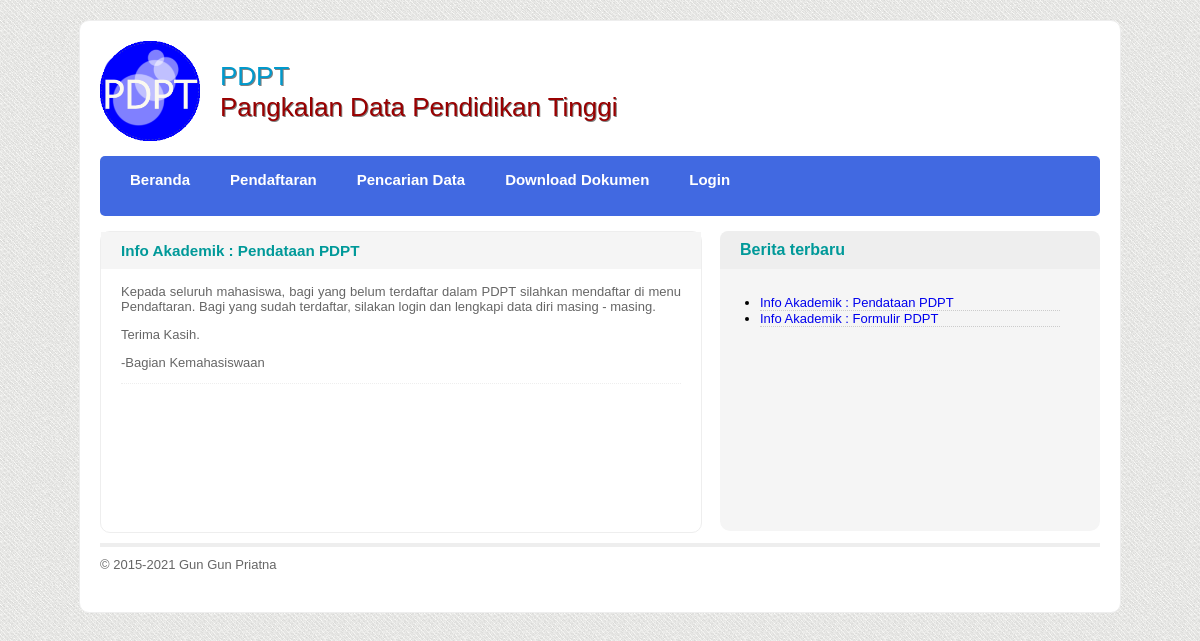
Screenshot of /index.php/home/read/info-akademik-pendataan-pdpt with the database file from the repository.
### tables this page shows
CREATE TABLE `berita` (
  `id_berita` int(11) NOT NULL,
  `judul` varchar(500) NOT NULL,
  `slug` varchar(128) NOT NULL,
  `isi` text NOT NULL,
  `status_berita` varchar(20) NOT NULL,
  `id_user` int(11) NOT NULL,
  `tanggal` timestamp NOT NULL DEFAULT CURRENT_TIMESTAMP ON UPDATE CURRENT_TIMESTAMP,
  `nama` varchar(30) NOT NULL
);

### application/views/layout/konten.php (called while the page is built, shortened)
<?php
if($isi){
	$this->load->view($isi);
}

### application/views/layout/wrapper.php (called while the page is built)
<?php
require_once('header.php');
require_once('konten.php');
require_once('footer.php');

### application/controllers/Home.php (called while the page is built, shortened)
<?php if ( ! defined('BASEPATH')) exit('No direct script access allowed');
class Home extends CI_Controller {
	public function __construct()
	{
		$this->load->model('pdpt_model');
		$this->load->library('pagination');
		$this->load->helper('download');
	}
	public function read($read)
	{
		$data['berita'] = $this->pdpt_model->read_berita();
		$data['detail']	= $this->pdpt_model->read_berita($read);
		$data=array('title'		=>$data['detail']['judul'],
					'berita'	=> $this->pdpt_model->read_berita(),
					'detail' 	=> $this->pdpt_model->read_berita($read),
					'isi'  		=>'home/read_view'
						);
		$this->load->view('layout/wrapper',$data);
	}
}

### index.php (called while the page is built, shortened)
<?php
require_once BASEPATH.'core/CodeIgniter.php';

### application/models/Pdpt_model.php (called while the page is built, shortened)
<?php
class Pdpt_model extends CI_Model {
	function read_berita($slug = FALSE)
	{
		$this->db->where('status_berita','Publish');
		if ($slug === FALSE)
		{
			$this->db->limit(5,0);
			$this->db->order_by('id_berita','DESC');
			$query = $this->db->get('berita');
			return $query->result_array();
		}
		$query = $this->db->get_where('berita', array('slug' => $slug));
		return $query->row_array();
	}
}

### application/views/home/read_view.php (the view)
<div class="konten">
	<div class="posting">
	<h3><?php echo $detail['judul'] ?></h3>
    <div class="ringkasan"><?php echo $detail['isi'] ?></div>
    </div>
	<div class="anggota">
    <h3>Berita terbaru</h3>
        <ul>
        <?php foreach($berita as $list) { ?>
          <li><a href="<?php echo base_url(); ?>index.php/home/read/<?php echo $list['slug']; ?>"><?php echo $list['judul']; ?></a></li>
		  <?php } ?>
        </ul>
	</div>
</div>

### assets/css/style.css (style rules this page uses)
body { background-image:url(../images/img/bg.jpg); padding: 0; margin: 0; font-family: "Lucida Sans Unicode", "Lucida Grande", sans-serif; font-size: 13px; }
a, a:visited { text-decoration: none; }
.konten { min-height: 200px; height: auto; }
.anggota { min-height: 300px; background-color: #F5F5F5; width: 380px; float: right; border-radius: 10px; }
.anggota h3 { background-color: #EEE; color: #099; padding: 10px 20px; border-radius: 8px 8px 0 0; margin-top: 0; font-size: 16px; }
.anggota ul { padding: 10px 20px; margin: 0 20px; }
.anggota ul li { padding: 4px o; border-bottom: dotted thin #CCC; }
.posting { float: left; width: 600px; min-height: 300px; height: auto; border: solid 1px #EEE; border-radius: 10px; color: #666; text-align: justify; }
.posting h3 { padding: 10px 20px; margin-top: 0; background-color: #F5F5F5; color: #099; }
.posting .ringkasan { margin: 10px 20px; }
.ringkasan { display: block; clear: both; border-bottom: dotted thin #EEE; }

### rows the page displays
berita: judul "Info Akademik : Pendataan PDPT", isi "Kepada seluruh mahasiswa, bagi yang belum terdaftar dalam PDPT silahkan mendaftar di menu Pendaftaran. Bagi yang sudah terdaftar, silakan login dan lengkapi data diri masing - masing. Terima Kasih. -Bagian Kemahasiswaan"
berita: judul "Info Akademik : Formulir PDPT"
